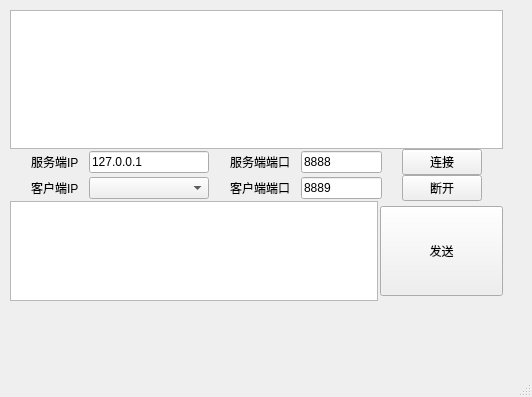
<?xml version="1.0" encoding="UTF-8"?>
<ui version="4.0">
 <class>MainWindow</class>
 <widget class="QMainWindow" name="MainWindow">
  <property name="geometry">
   <rect>
    <x>0</x>
    <y>0</y>
    <width>532</width>
    <height>397</height>
   </rect>
  </property>
  <property name="windowTitle">
   <string>网络调试助手-客户端</string>
  </property>
  <widget class="QWidget" name="centralwidget">
   <widget class="QWidget" name="layoutWidget">
    <property name="geometry">
     <rect>
      <x>10</x>
      <y>10</y>
      <width>493</width>
      <height>291</height>
     </rect>
    </property>
    <layout class="QVBoxLayout" name="widgetVL" stretch="5,1,2">
     <property name="spacing">
      <number>0</number>
     </property>
     <item>
      <widget class="QTextEdit" name="showTextEdit"/>
     </item>
     <item>
      <layout class="QGridLayout" name="gridLayout" columnstretch="2,1,3,2,1,3,2,3,2">
       <item row="0" column="1">
        <widget class="QLabel" name="ipServerLabel">
         <property name="minimumSize">
          <size>
           <width>58</width>
           <height>0</height>
          </size>
         </property>
         <property name="text">
          <string>服务端IP</string>
         </property>
        </widget>
       </item>
       <item row="0" column="4">
        <widget class="QLabel" name="portServerLabel">
         <property name="minimumSize">
          <size>
           <width>71</width>
           <height>0</height>
          </size>
         </property>
         <property name="text">
          <string>服务端端口</string>
         </property>
        </widget>
       </item>
       <item row="1" column="3">
        <spacer name="HS2">
         <property name="orientation">
          <enum>Qt::Orientation::Horizontal</enum>
         </property>
         <property name="sizeHint" stdset="0">
          <size>
           <width>40</width>
           <height>20</height>
          </size>
         </property>
        </spacer>
       </item>
       <item row="0" column="7" rowspan="2">
        <layout class="QVBoxLayout" name="connectVL">
         <item>
          <widget class="QPushButton" name="connectPushButton">
           <property name="text">
            <string>连接</string>
           </property>
          </widget>
         </item>
         <item>
          <widget class="QPushButton" name="interruptPushButton">
           <property name="text">
            <string>断开</string>
           </property>
          </widget>
         </item>
        </layout>
       </item>
       <item row="1" column="6">
        <spacer name="HS4">
         <property name="orientation">
          <enum>Qt::Orientation::Horizontal</enum>
         </property>
         <property name="sizeHint" stdset="0">
          <size>
           <width>40</width>
           <height>20</height>
          </size>
         </property>
        </spacer>
       </item>
       <item row="1" column="1">
        <widget class="QLabel" name="ipClientLabel">
         <property name="minimumSize">
          <size>
           <width>58</width>
           <height>0</height>
          </size>
         </property>
         <property name="text">
          <string>客户端IP</string>
         </property>
        </widget>
       </item>
       <item row="0" column="2">
        <widget class="QLineEdit" name="ipServerLineEdit">
         <property name="minimumSize">
          <size>
           <width>81</width>
           <height>0</height>
          </size>
         </property>
         <property name="text">
          <string>127.0.0.1</string>
         </property>
        </widget>
       </item>
       <item row="1" column="0">
        <spacer name="HS6">
         <property name="orientation">
          <enum>Qt::Orientation::Horizontal</enum>
         </property>
         <property name="sizeHint" stdset="0">
          <size>
           <width>40</width>
           <height>20</height>
          </size>
         </property>
        </spacer>
       </item>
       <item row="1" column="5">
        <widget class="QLineEdit" name="portClientLineEdit">
         <property name="minimumSize">
          <size>
           <width>81</width>
           <height>0</height>
          </size>
         </property>
         <property name="text">
          <string>8889</string>
         </property>
        </widget>
       </item>
       <item row="0" column="5">
        <widget class="QLineEdit" name="portServerLineEdit">
         <property name="minimumSize">
          <size>
           <width>81</width>
           <height>0</height>
          </size>
         </property>
         <property name="text">
          <string>8888</string>
         </property>
        </widget>
       </item>
       <item row="0" column="0">
        <spacer name="HS5">
         <property name="orientation">
          <enum>Qt::Orientation::Horizontal</enum>
         </property>
         <property name="sizeHint" stdset="0">
          <size>
           <width>40</width>
           <height>20</height>
          </size>
         </property>
        </spacer>
       </item>
       <item row="0" column="3">
        <spacer name="HS1">
         <property name="orientation">
          <enum>Qt::Orientation::Horizontal</enum>
         </property>
         <property name="sizeHint" stdset="0">
          <size>
           <width>40</width>
           <height>20</height>
          </size>
         </property>
        </spacer>
       </item>
       <item row="1" column="4">
        <widget class="QLabel" name="portClientLabel">
         <property name="minimumSize">
          <size>
           <width>71</width>
           <height>0</height>
          </size>
         </property>
         <property name="text">
          <string>客户端端口</string>
         </property>
        </widget>
       </item>
       <item row="0" column="6">
        <spacer name="HS3">
         <property name="orientation">
          <enum>Qt::Orientation::Horizontal</enum>
         </property>
         <property name="sizeHint" stdset="0">
          <size>
           <width>40</width>
           <height>20</height>
          </size>
         </property>
        </spacer>
       </item>
       <item row="0" column="8">
        <spacer name="horizontalSpacer">
         <property name="orientation">
          <enum>Qt::Orientation::Horizontal</enum>
         </property>
         <property name="sizeHint" stdset="0">
          <size>
           <width>40</width>
           <height>20</height>
          </size>
         </property>
        </spacer>
       </item>
       <item row="1" column="8">
        <spacer name="horizontalSpacer_2">
         <property name="orientation">
          <enum>Qt::Orientation::Horizontal</enum>
         </property>
         <property name="sizeHint" stdset="0">
          <size>
           <width>40</width>
           <height>20</height>
          </size>
         </property>
        </spacer>
       </item>
       <item row="1" column="2">
        <widget class="QComboBox" name="ipClientComboBox">
         <property name="minimumSize">
          <size>
           <width>120</width>
           <height>0</height>
          </size>
         </property>
        </widget>
       </item>
      </layout>
     </item>
     <item>
      <layout class="QHBoxLayout" name="sendHL" stretch="3,1">
       <property name="spacing">
        <number>2</number>
       </property>
       <item>
        <widget class="QTextEdit" name="sendTextEdit">
         <property name="minimumSize">
          <size>
           <width>0</width>
           <height>100</height>
          </size>
         </property>
        </widget>
       </item>
       <item>
        <widget class="QPushButton" name="sendPushButton">
         <property name="minimumSize">
          <size>
           <width>90</width>
           <height>90</height>
          </size>
         </property>
         <property name="text">
          <string>发送</string>
         </property>
        </widget>
       </item>
      </layout>
     </item>
    </layout>
   </widget>
  </widget>
  <widget class="QMenuBar" name="menubar">
   <property name="geometry">
    <rect>
     <x>0</x>
     <y>0</y>
     <width>532</width>
     <height>34</height>
    </rect>
   </property>
  </widget>
  <widget class="QStatusBar" name="statusbar"/>
 </widget>
 <resources/>
 <connections/>
</ui>
